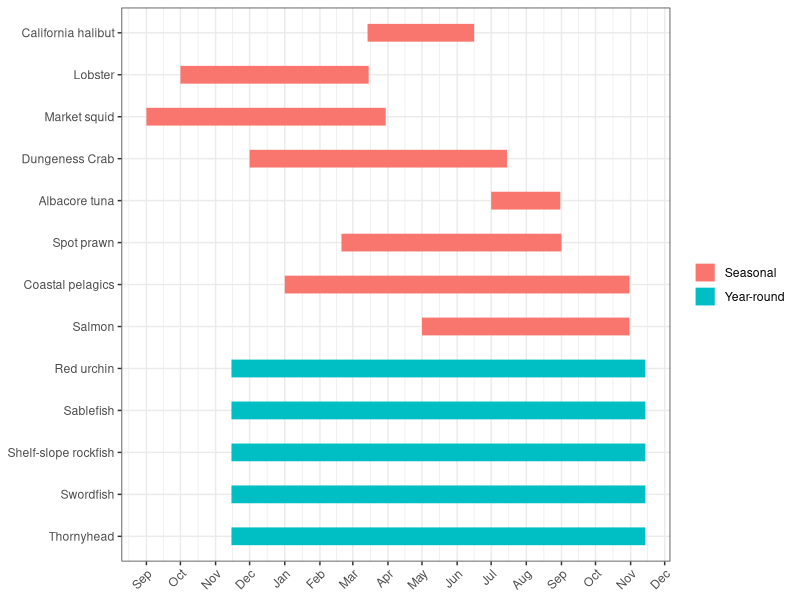
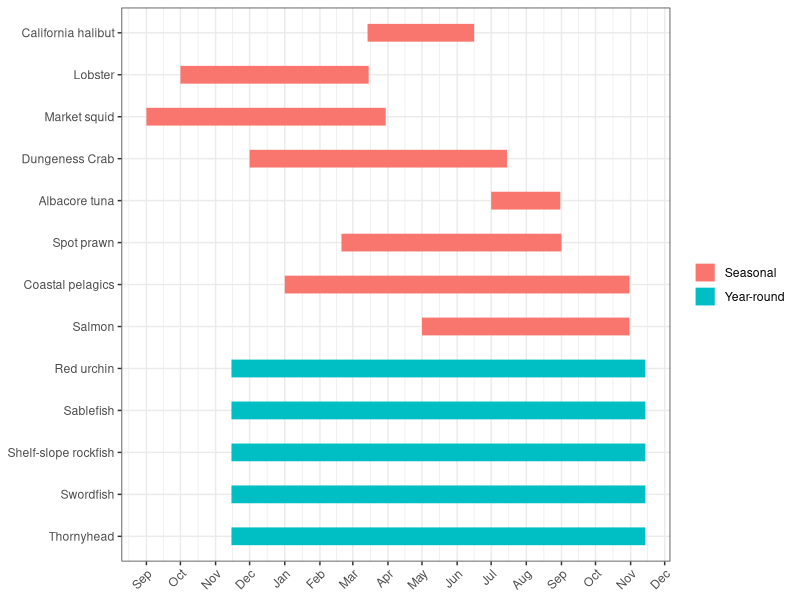

Write R code to recreate these figures, in order.
# Script for appending species timings to the California landings data, 
# organized by port from 1992-2014, downloaded from the California Natural 
# Resources Agency:
# https://data.cnra.ca.gov/dataset/human-uses-and-socioeconomic-dimensions-ca-north-coast-mpa-baseline-study-1992-2014

library(tidyverse)
library(lubridate)
library(scales)

port_landings <- read.csv("Data/port_landings_updated.csv")


# Gantt chart for species of interest -----------------------------------------
tasks <- tribble(
  ~Start,       ~End,         ~Project,          ~Task,
  "2020-07-01", "2020-08-31", "Seasonal", "Albacore tuna",
  "2020-06-16", "2020-03-14", "Seasonal", "California halibut",
  "2020-01-01", "2020-10-31", "Seasonal", "Coastal pelagics",
  "2019-12-01", "2020-07-15", "Seasonal", "Dungeness Crab",
  "2019-10-01", "2020-03-15", "Seasonal", "Lobster",
  "2019-09-01", "2020-03-30", "Seasonal", "Market squid",
  "2019-11-15", "2020-11-14", "Year-round", "Red urchin",
  "2019-11-15", "2020-11-14", "Year-round", "Sablefish",
  "2020-05-01", "2020-10-31", "Seasonal", "Salmon",
  "2019-11-15", "2020-11-14", "Year-round", "Shelf-slope rockfish",
  "2020-02-20", "2020-09-01", "Seasonal", "Spot prawn",
  "2019-11-15", "2020-11-14", "Year-round", "Swordfish",
  "2019-11-15", "2020-11-14", "Year-round", "Thornyhead",
)

# Convert data too long for ggplot
tasks.long <- tasks %>%
  mutate(Start = ymd(Start),
         End = ymd(End)) %>%
  gather(date.type, task.date, -c(Project, Task)) %>%
  arrange(date.type, task.date) %>%
  mutate(Task = factor(Task, levels=rev(unique(Task)), ordered=TRUE))

# Custom theme for making a clean Gantt chart
theme_gantt <- function(base_size=11) {
  ret <- theme_bw()
  theme(panel.background = element_rect(fill="#ffffff", colour=NA),
        axis.title.x=element_text(vjust=-0.2), 
        axis.title.y=element_text(vjust=1.5),
        title=element_text(vjust=1.2),
        panel.border = element_rect(colour = "black", fill=NA, size=1),
        axis.line=element_blank(),
        axis.ticks=element_blank(),
        legend.position="bottom", 
        axis.title=element_text(size=rel(0.8)),
        strip.text=element_text(size=rel(1)),
        strip.background=element_rect(fill="#ffffff", colour=NA),
        panel.spacing.y=unit(1.5, "lines"),
        legend.key = element_blank())
  
  ret
}

# Build plot
timeline <- ggplot(tasks.long, aes(x=Task, y=task.date, colour=Project)) + 
  geom_line(size=6) + 
  guides(colour=guide_legend(title=NULL)) +
  labs(x=NULL, y=NULL) + coord_flip() +
  scale_y_date(date_breaks="1 month", labels=date_format("%b")) +  # Change how the dates on x-axis display
  theme_gantt() + theme(axis.text.x=element_text(angle=45, hjust=1)) 
timeline

# TODO: Change units to make plot display well.
ggsave(timeline, filename = "Figures/fisheries_gantt.png", 
       width = 250, height = 120, units = "mm", 
       dpi = 300, bg = "transparent")
